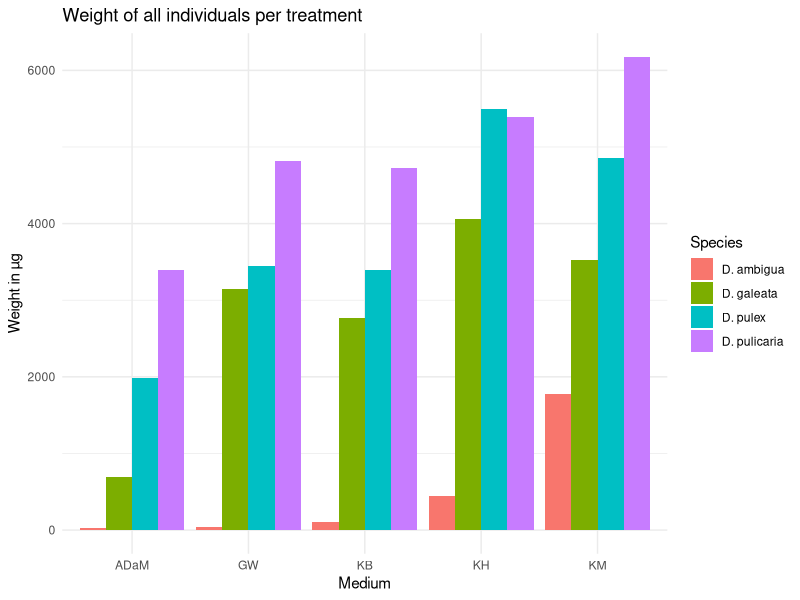

Generate this figure with R: (Note: this script raises an error after producing the figure.)
library(readxl)
library(tidyverse)
library(here)

dataraw <- read_excel(here("data_raw/Weighingsheet.xlsx"), range = "A1:E61", na = "NA")

data <- dataraw %>% mutate("WeightIncrease_µg" = WeightTotal - WeightFilter)

summary <- data %>% group_by(Medium, Species) %>% summarize(Weight = mean(WeightIncrease_µg, na.rm = TRUE))

ggplot(data = summary, aes(x = Medium, y = Weight, fill = Species))+
  geom_col(position = "dodge")+
  theme_minimal()+
  labs(y = "Weight in µg",
       title = "Weight of all individuals per treatment")

data %>% filter(! Medium == "KM" | ! Species == "D. galeata") %>% group_by(Medium, Species) %>%
  summarise(p.value.sw = shapiro.test(WeightIncrease_µg)$p.value) 

species <- c("D. pulex", "D. pulicaria", "D. galeata", "D. ambigua")

for (i in species) {
  print(i)
  dataF <- data %>% filter(Species == i)
  print(leveneTest(WeightIncrease_µg ~ Medium, data = dataF)) 
  
  res_aov <- aov(WeightIncrease_µg ~ Medium, data = dataF)
  print(summary(res_aov))
  print(TukeyHSD(res_aov))
}

